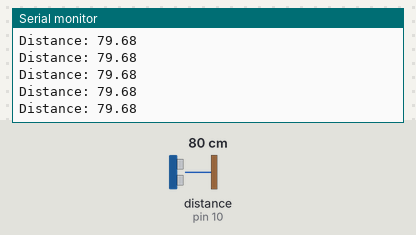
The sketch below on a simulated Arduino Uno, built with avr-gcc and run on an emulated ATmega328P. Parts: the last lines printed to the serial monitor. Wiring (inferred from the names in the program): ultrasonic range finder: trigger pin 9; echo pin 10. Inputs (shaded band) come from the test bench; at power-on: distance to the obstacle (sensor on pin 10) 80 cm. The echo pulse lasts 58.3 µs per cm.

Above: at 3.1 s.
3.2 s: distance to the obstacle (sensor on pin 10) set to 4 cm
At 4.0 s:
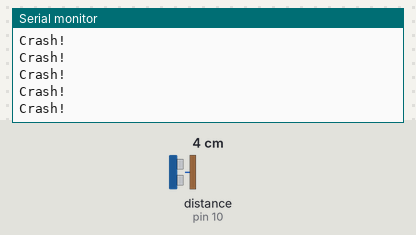
4.7 s: distance to the obstacle (sensor on pin 10) set to 7 cm
At 5.8 s:
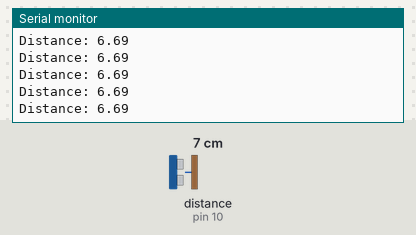

The sketch:

sketch_jan19a.ino
```cpp
// Constants:
const int trigPin = 9;
const int echoPin = 10;
// Variables:
float duration; // variable to store time between sound pulses
float distance; // variable for calculating distance to obstacle


void setup() {
  // setup commands:
  pinMode(trigPin, OUTPUT);
  pinMode(echoPin, INPUT);
  Serial.begin(9600);
}

void loop() {
  // Creating the output sound wave:
  digitalWrite(trigPin, LOW);
  delayMicroseconds(2);

  digitalWrite(trigPin, HIGH);
  delayMicroseconds(10);

  digitalWrite(trigPin, LOW);

  // Listening to echo:
  duration = pulseIn(echoPin, HIGH);

  // Calculating distance:
  distance = (duration * 0.0343) / 2;
  if (distance < 5.0) {
    Serial.println("Crash!");
  }
  else {
    Serial.println( "Distance: " + String(distance) );
  }

}
```

Measured:
- the behaviour switches between 5 and 6 cm on distance to the obstacle (sensor on pin 10) (found by bisection; images 1 and 2)
- after the input at 3.2 s, the serial monitor: prints a new line after 0.08 s (image 1)
- after the input at 4.7 s, the serial monitor: prints a new line after 0.07 s (image 2)
